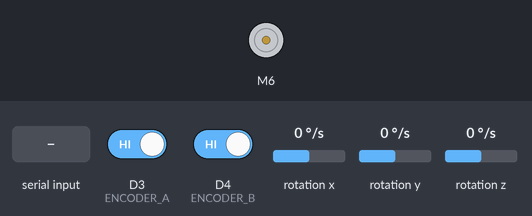
A sketch run on a simulated Arduino Nano 33 BLE. On the bench: DC motor (green arrow = forward, orange = backward, longer = faster). Inputs (shaded band) come from the test bench; at power-on: D3 (ENCODER_A) HIGH, D4 (ENCODER_B) HIGH, rotation x 0 °/s, rotation y 0 °/s, rotation z 0 °/s. What the sketch prints to the serial monitor is not drawn.

Above: at 1.2 s.
1.3 s: "M90\n" received over Serial
At 1.9 s:
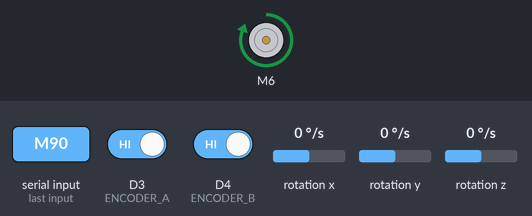
4.5 s: "m90\n" received over Serial
At 5.5 s:
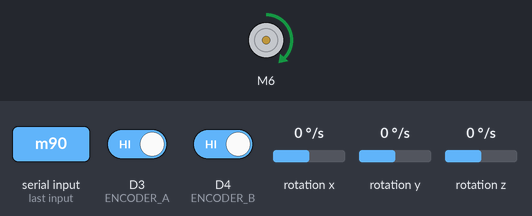
6.0 s: "m,45\n" received over Serial
At 6.6 s:
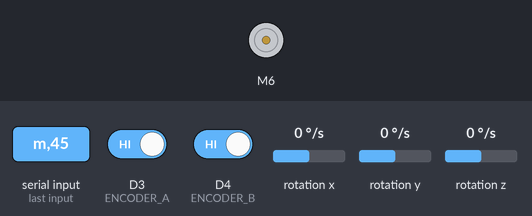
Timing chart, 0 to 9.0 s (numbered marks = the images above; inputs shaded):
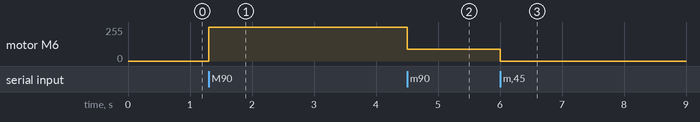

Measured:
- after the input at 1.3 s, motor M6: stopped → forward 255/255 at once
- after the input at 4.5 s, motor M6: forward 255/255 → forward 90/255 at once
- after the input at 6.0 s, motor M6: forward 90/255 → stopped at once

The sketch:

HITL_PID.ino
```cpp
/******************************************************************************
Gyroscope-Controlled Motor with Simulink Interface - CONTINUOUS STREAMING
Sends gyro and encoder data continuously, receives motor commands asynchronously
******************************************************************************/

#include <SparkFun_TB6612.h>
#include "Arduino_BMI270_BMM150.h"

// Motor control pins
#define AIN1 6
#define AIN2 5
#define PWMA 8
#define STBY 7

// Encoder pins
#define ENCODER_A 3
#define ENCODER_B 4

struct TelemetryPacket {
  float gyroZ_angle;        // Integrated gyro Z angle
  float encoder_angle;      // Encoder-based rotation
};


// Encoder constants
const float PPR = 341.2;
const float DEGREES_PER_PULSE = 360.0 / PPR;

// Encoder variables
volatile long encoderCount = 0;
bool lastEncA = 0;
bool lastEncB = 0;

// Sensor variables
float gyroZ = 0;           // Z-axis rotation in degrees/second
float currentRotation = 0;  // Current rotation from encoder
float gyroZ_rate = 0.0f;        // deg/s
float gyroZ_angle = 0.0f;       // deg (integrated)
unsigned long lastGyroTime = 0;

// Motor control
const int offsetA = 1;
int motorSpeed = 0;        // Will be set by Simulink
const int MIN_SPEED = 70;
const int MAX_SPEED = 255;

// Streaming variables
unsigned long lastSendTime = 0;
const unsigned long SEND_INTERVAL_MS = 10;  // 100Hz streaming
bool newGyroData = false;
bool newEncoderData = false;

// Circular buffer for serial reception (non-blocking)
const int RX_BUFFER_SIZE = 32;
char rxBuffer[RX_BUFFER_SIZE];
int rxIndex = 0;

Motor motor1 = Motor(AIN1, AIN2, PWMA, offsetA, STBY);


void setup() {
  Serial.begin(115200);
  while (!Serial);
  Serial.println("Simulink Continuous Streaming Interface Ready");

  if (!IMU.begin()) {
    Serial.println("Failed to initialize IMU!");
    while (1);
  }

  // Setup encoder pins
  pinMode(ENCODER_A, INPUT_PULLUP);
  pinMode(ENCODER_B, INPUT_PULLUP);

  // Attach interrupt for encoder
  attachInterrupt(digitalPinToInterrupt(ENCODER_A), updateEncoder, CHANGE);

  // Read initial encoder states
  lastEncA = digitalRead(ENCODER_A);
  lastEncB = digitalRead(ENCODER_B);

  // Clear RX buffer
  memset(rxBuffer, 0, RX_BUFFER_SIZE);

  Serial.println("Streaming data to Simulink...");
  Serial.println("Format: G:gyro,E:encoder");
}

void loop() {
  unsigned long currentTime = millis();
  checkForCommands();
  updateGyroscope();
  updateCurrentRotation();

  // 3. Stream data at fixed interval (10ms = 100Hz)
  if (currentTime - lastSendTime >= SEND_INTERVAL_MS) {
    streamDataToSimulink();
    lastSendTime = currentTime;
  }

  // 4. Apply motor command (updated whenever new command arrives)
  applyMotorCommand();
}

// Read gyro continuously - sets flag when new data available
void updateGyroscope() {
  float x, y, z;

  if (IMU.gyroscopeAvailable()) {
    IMU.readGyroscope(x, y, z);

    unsigned long now = millis();
    if (lastGyroTime > 0) {
      float dt = (now - lastGyroTime) * 0.001f;
      gyroZ_rate = z;                            // deg/s
      gyroZ_angle += gyroZ_rate * dt;            // integrate
    }
    lastGyroTime = now;
  }
}


// Update encoder angle from interrupt-modified count
void updateCurrentRotation() {
  static long lastEncoderCount = 0;

  // Check if encoder changed (protected read in main loop)
  noInterrupts();
  long currentCount = encoderCount;
  interrupts();

  if (currentCount != lastEncoderCount) {
    currentRotation = currentCount * DEGREES_PER_PULSE;
    newEncoderData = true;
    lastEncoderCount = currentCount;
  }
}

void streamDataToSimulink() {
  TelemetryPacket packet;

  packet.gyroZ_angle   = gyroZ_angle;
  packet.encoder_angle = currentRotation;

  Serial.write((uint8_t*)&packet, sizeof(packet));
}


// NON-BLOCKING command reception
void checkForCommands() {
  while (Serial.available() > 0) {
    char c = Serial.read();

    // Check for command start ('M' for Motor command)
    if (c == 'M') {
      // Read the next 2 bytes for int16 motor command
      byte bytes[2];
      int bytesRead = 0;

      unsigned long startTime = millis();
      while (bytesRead < 2 && (millis() - startTime) < 10) {
        if (Serial.available() > 0) {
          bytes[bytesRead] = Serial.read();
          bytesRead++;
        }
      }

      if (bytesRead == 2) {
        // Convert bytes to int16 motor command
        int16_t newMotorSpeed;
        memcpy(&newMotorSpeed, bytes, 2);
        motorSpeed = newMotorSpeed;

        // confirmation
        // Serial.print("ACK:M:");
        // Serial.println(motorSpeed);
      }
    }
    // text-based command
    else if (c == 'm' || c == 'S' || c == 'R') {
      processTextCommand(c);
    }
  }
}

// text commands ("M100\n" format)
void processTextCommand(char commandType) {
  String command = String(commandType);

  // Read until newline (with timeout)
  unsigned long startTime = millis();
  while (Serial.available() > 0 && (millis() - startTime) < 10) {
    char c = Serial.read();
    if (c == '\n' || c == '\r') break;
    command += c;
  }

  if (commandType == 'm') {
    motorSpeed = command.substring(1).toInt();
    // Serial.print("ACK:");
    // Serial.println(command);
  }
}

void applyMotorCommand() {
  // Apply speed limits
  int appliedSpeed = motorSpeed;

  if (abs(appliedSpeed) < MIN_SPEED && appliedSpeed != 0) {
    appliedSpeed = (appliedSpeed > 0) ? MIN_SPEED : -MIN_SPEED;
  }

  if (appliedSpeed > MAX_SPEED) appliedSpeed = MAX_SPEED;
  if (appliedSpeed < -MAX_SPEED) appliedSpeed = -MAX_SPEED;


  static int lastAppliedSpeed = 0;
  if (appliedSpeed != lastAppliedSpeed) {
    if (appliedSpeed != 0) {
      motor1.drive(appliedSpeed);
    } else {
      motor1.brake();
    }
    lastAppliedSpeed = appliedSpeed;
  }
}

// Encoder ISR
void updateEncoder() {
  bool encA = digitalRead(ENCODER_A);
  bool encB = digitalRead(ENCODER_B);

  if (encA != lastEncA) {
    if (encA != encB) {
      encoderCount++;
    } else {
      encoderCount--;
    }
  } else if (encB != lastEncB) {
    if (encA == encB) {
      encoderCount++;
    } else {
      encoderCount--;
    }
  }

  lastEncA = encA;
  lastEncB = encB;
}
```
